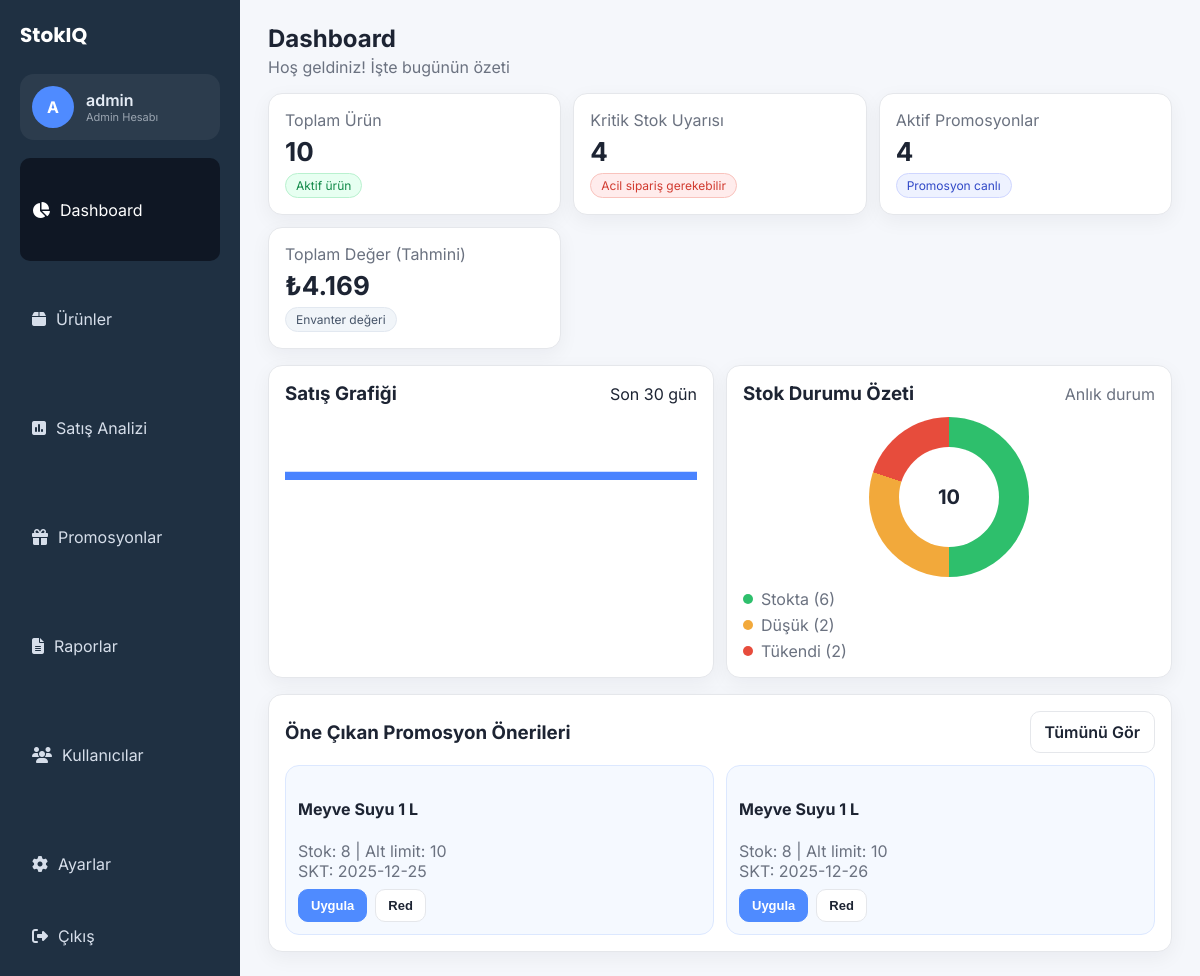
Page /dashboard.php (signed in) on the committed database.
### tables this page shows
CREATE TABLE IF NOT EXISTS `urunler` (
  `urun_id` int NOT NULL AUTO_INCREMENT,
  `barkod` varchar(50) DEFAULT NULL,
  `urun_adi` varchar(150) NOT NULL,
  `kategori_id` int NOT NULL,
  `alis_fiyat` decimal(10,2) DEFAULT NULL,
  `satis_fiyat` decimal(10,2) NOT NULL,
  `stok_miktar` int NOT NULL DEFAULT '0',
  `stok_alt_limit` int NOT NULL DEFAULT '0',
  `skt` date DEFAULT NULL,
  `birim` enum('adet','kg','lt') NOT NULL DEFAULT 'adet',
  `aktif_mi` tinyint(1) NOT NULL DEFAULT '1',
  PRIMARY KEY (`urun_id`),
  KEY `fk_urun_kategori` (`kategori_id`)
);

### public/dashboard.php (the view, shortened to what this page needs)
<?php
require_once __DIR__ . '/layout.php';
$pdo = get_db_connection();
$config = require __DIR__ . '/../app/config.php';
$sktEsikGun = (int)($config['skt_esik_gun'] ?? 7);
$totalProducts = (int)$pdo->query("SELECT COUNT(*) FROM urunler WHERE aktif_mi = 1")->fetchColumn();
$criticalStock = (int)$pdo->query("SELECT COUNT(*) FROM urunler WHERE aktif_mi = 1 AND stok_miktar <= stok_alt_limit")->fetchColumn();
$activePromos = (int)$pdo->query("SELECT COUNT(*) FROM promosyonlar WHERE aktif_mi = 1")->fetchColumn();
$summaryStmt = $pdo->query("
    SELECT
      SUM(CASE WHEN stok_miktar > stok_alt_limit THEN 1 ELSE 0 END) AS stokta,
      SUM(CASE WHEN stok_miktar <= stok_alt_limit AND stok_miktar > 0 THEN 1 ELSE 0 END) AS dusuk,
      SUM(CASE WHEN stok_miktar = 0 THEN 1 ELSE 0 END) AS tukendi
    FROM urunler WHERE aktif_mi = 1
");
$summary = $summaryStmt->fetch() ?: ['stokta' => 0, 'dusuk' => 0, 'tukendi' => 0];
$promoStmt = $pdo->prepare("
    SELECT urun_id, urun_adi, stok_miktar, stok_alt_limit, skt, kategori_id
    FROM urunler
    WHERE aktif_mi = 1
      AND (
            (skt IS NOT NULL AND DATEDIFF(skt, CURDATE()) BETWEEN 0 AND :esik)
         OR (stok_miktar <= stok_alt_limit AND stok_miktar > 0)
      )
    ORDER BY skt ASC
    LIMIT 3
");
$promoStmt->execute([':esik' => $sktEsikGun]);
$promoSuggestions = $promoStmt->fetchAll();
?>
<section class="grid cards-4">
    <div class="card stat">
        <div>
            <p class="label">Toplam Ürün</p>
            <h2><?php echo $totalProducts; ?></h2>
            <span class="pill success">Aktif ürün</span>
        </div>
    </div>
    <div class="card stat">
        <div>
            <p class="label">Kritik Stok Uyarısı</p>
            <h2 class="danger"><?php echo $criticalStock; ?></h2>
            <span class="pill danger">Acil sipariş gerekebilir</span>
        </div>
    </div>
    <div class="card stat">
        <div>
            <p class="label">Aktif Promosyonlar</p>
            <h2><?php echo $activePromos; ?></h2>
            <span class="pill info">Promosyon canlı</span>
        </div>
    </div>
    <div class="card stat">
        <div>
            <p class="label">Toplam Değer (Tahmini)</p>
            <h2>₺<?php
                $val = (float)$pdo->query("SELECT SUM(stok_miktar * satis_fiyat) FROM urunler WHERE aktif_mi = 1")->fetchColumn();
                echo number_format($val, 0, ',', '.');
            ?></h2>
            <span class="pill neutral">Envanter değeri</span>
        </div>
    </div>
</section>
<section class="grid two">
    <div class="card chart-card">
        <div class="card-header">
            <div>
                <h3>Satış Grafiği</h3>
            </div>
            <div class="chip">Son 30 gün</div>
        </div>
    </div>
    <div class="card">
        <div class="card-header">
            <h3>Stok Durumu Özeti</h3>
            <p class="muted">Anlık durum</p>
        </div>
        <div class="donut-wrapper">
            <div class="donut-number"><?php echo $totalProducts; ?></div>
        </div>
        <ul class="legend">
            <li><span class="dot green"></span> Stokta (<?php echo $summary['stokta']; ?>)</li>
            <li><span class="dot orange"></span> Düşük (<?php echo $summary['dusuk']; ?>)</li>
            <li><span class="dot red"></span> Tükendi (<?php echo $summary['tukendi']; ?>)</li>
        </ul>
    </div>
</section>
<section class="card">
    <div class="card-header">
        <h3>Öne Çıkan Promosyon Önerileri</h3>
        <a class="btn ghost" href="promotions.php">Tümünü Gör</a>
    </div>
    <div class="grid promos">
        <?php foreach ($promoSuggestions as $promo): ?>
            <div class="promo-card">
                <h4><?php echo htmlspecialchars($promo['urun_adi']); ?></h4>
                <p class="muted">Stok: <?php echo (int)$promo['stok_miktar']; ?> | Alt limit: <?php echo (int)$promo['stok_alt_limit']; ?></p>
                <p class="muted">SKT: <?php echo $promo['skt'] ?: 'Yok'; ?></p>
                <div class="promo-actions">
                    <button class="btn primary small">Uygula</button>
                    <button class="btn ghost small">Red</button>
                </div>
            </div>
        <?php endforeach; ?>
    </div>
</section>

### public/assets.css (style rules this page uses)
:root { --bg: #f5f7fb; --sidebar: #1f3042; --primary: #4f8bff; --primary-dark: #2f6ee6; --success: #2ebf6c; --warning: #f2a93b; --danger: #e74c3c; --info: #6c7ffb; --text: #1d2433; --muted: #6b7280; --card: #ffffff; --border: #e5e7eb; --radius: 14px; }
* { box-sizing: border-box; }
body { margin: 0; font-family: 'Inter', system-ui, -apple-system, sans-serif; background: var(--bg); color: var(--text); }
a { color: inherit; text-decoration: none; }
.card { background: var(--card); border-radius: var(--radius); padding: 16px; border: 1px solid var(--border); box-shadow: 0 6px 20px rgba(17,24,39,0.05); }
.card-header { display: flex; align-items: center; justify-content: space-between; margin-bottom: 12px; gap: 12px; }
.card-header h3 { margin: 0; }
.muted { color: var(--muted); margin: 0; }
.grid { display: grid; gap: 12px; }
.grid.cards-4 { grid-template-columns: repeat(auto-fit,minmax(220px,1fr)); }
.grid.two { grid-template-columns: repeat(auto-fit,minmax(320px,1fr)); }
.grid.promos { grid-template-columns: repeat(auto-fit,minmax(240px,1fr)); }
.stat h2 { margin: 6px 0; font-size: 26px; }
.label { color: var(--muted); margin: 0; }
.pill { display: inline-flex; align-items: center; gap: 6px; padding: 4px 10px; border-radius: 999px; font-size: 12px; border: 1px solid transparent; }
.pill.success { background: #e7fff1; color: #138a49; border-color: #b9f1cf; }
.pill.danger { background: #ffecec; color: #d13b30; border-color: #f9c3bd; }
.pill.info { background: #eef2ff; color: #3048c7; border-color: #cfd6ff; }
.pill.neutral { background: #f1f5f9; color: #475569; border-color: #e2e8f0; }
.btn { display: inline-flex; align-items: center; justify-content: center; gap: 6px; padding: 10px 14px; border-radius: 10px; border: 1px solid var(--border); background: #fff; cursor: pointer; font-weight: 600; }
.btn.primary { background: var(--primary); color: #fff; border-color: var(--primary); }
.btn.ghost { background: #fff; color: var(--text); }
.btn.small { padding: 8px 12px; font-size: 13px; }
.donut-wrapper { width: 160px; height: 160px; border-radius: 50%; background: conic-gradient(#2ebf6c 0 50%, #f2a93b 50% 80%, #e74c3c 80% 100%); margin: 0 auto; display: grid; place-items: center; }
.donut-number { width: 100px; height: 100px; border-radius: 50%; background: #fff; display: grid; place-items: center; font-weight: 700; font-size: 20px; color: var(--text); }
.legend { list-style: none; padding: 0; margin: 12px 0 0; display: grid; gap: 6px; }
.legend li { display: flex; align-items: center; gap: 8px; color: var(--muted); }
.dot { width: 10px; height: 10px; border-radius: 50%; display: inline-block; }
.dot.green { background: var(--success); }
.dot.orange { background: var(--warning); }
.dot.red { background: var(--danger); }
.promo-card { background: #f5f9ff; border: 1px solid #dce8ff; border-radius: var(--radius); padding: 12px; }
.promo-actions { display: flex; gap: 8px; margin-top: 8px; }
.chart-card { min-height: 260px; }

### rows in the picture
urunler: urun_adi "Meyve Suyu 1 L", stok_miktar "8", stok_alt_limit "10", skt "2025-12-25"
urunler: urun_adi "Meyve Suyu 1 L", stok_miktar "8", stok_alt_limit "10", skt "2025-12-26"

### other values in the picture
$initial "A"
$displayName "admin"
$role "Admin"
$item['label'] "Dashboard"
$item['label'] "Ürünler"
$item['label'] "Satış Analizi"
$item['label'] "Promosyonlar"
$item['label'] "Raporlar"
$item['label'] "Kullanıcılar"
$item['label'] "Ayarlar"
$title "Dashboard"
$subtitle "Hoş geldiniz! İşte bugünün özeti"
$totalProducts "10"
$criticalStock "4"
$activePromos "4"
